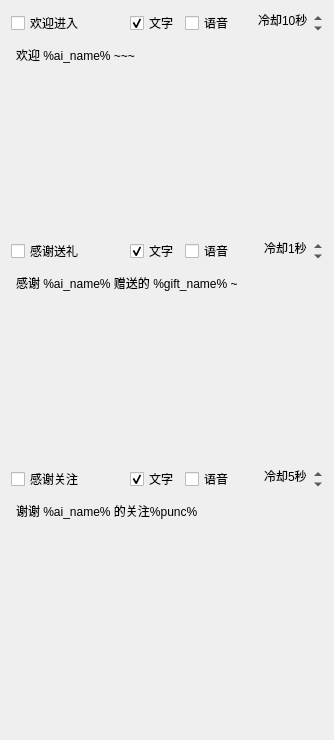
      <widget class="QWidget" name="tab_4">
       <attribute name="title">
        <string>答谢</string>
       </attribute>
       <layout class="QVBoxLayout" name="verticalLayout_5">
        <item>
         <layout class="QHBoxLayout" name="horizontalLayout_15">
          <property name="topMargin">
           <number>0</number>
          </property>
          <item>
           <widget class="QCheckBox" name="autoSendWelcomeCheck">
            <property name="toolTip">
             <string>&lt;html&gt;&lt;head/&gt;&lt;body&gt;&lt;p&gt;自动发送欢迎观众进入直播间的弹幕（除非在冷却）&lt;/p&gt;&lt;p&gt;内容采用下方的随机一行句子（建议每行不超过20字）&lt;/p&gt;&lt;/body&gt;&lt;/html&gt;</string>
            </property>
            <property name="text">
             <string>欢迎进入</string>
            </property>
           </widget>
          </item>
          <item>
           <spacer name="horizontalSpacer_3">
            <property name="orientation">
             <enum>Qt::Horizontal</enum>
            </property>
            <property name="sizeHint" stdset="0">
             <size>
              <width>40</width>
              <height>20</height>
             </size>
            </property>
           </spacer>
          </item>
          <item>
           <widget class="QCheckBox" name="sendWelcomeTextCheck">
            <property name="text">
             <string>文字</string>
            </property>
            <property name="checked">
             <bool>true</bool>
            </property>
           </widget>
          </item>
          <item>
           <widget class="QCheckBox" name="sendWelcomeVoiceCheck">
            <property name="text">
             <string>语音</string>
            </property>
           </widget>
          </item>
          <item>
           <widget class="QSpinBox" name="sendWelcomeCDSpin">
            <property name="contextMenuPolicy">
             <enum>Qt::NoContextMenu</enum>
            </property>
            <property name="toolTip">
             <string>&lt;html&gt;&lt;head/&gt;&lt;body&gt;&lt;p&gt;连续两次自动发送弹幕的冷却时间&lt;/p&gt;&lt;p&gt;在此期间会无视进入直播间、送礼等&lt;/p&gt;&lt;p&gt;建议调高，避免被B站冻结发言&lt;/p&gt;&lt;/body&gt;&lt;/html&gt;</string>
            </property>
            <property name="styleSheet">
             <string notr="true">background: transparent;</string>
            </property>
            <property name="frame">
             <bool>false</bool>
            </property>
            <property name="alignment">
             <set>Qt::AlignRight|Qt::AlignTrailing|Qt::AlignVCenter</set>
            </property>
            <property name="suffix">
             <string>秒</string>
            </property>
            <property name="prefix">
             <string>冷却</string>
            </property>
            <property name="minimum">
             <number>1</number>
            </property>
            <property name="maximum">
             <number>600</number>
            </property>
            <property name="singleStep">
             <number>5</number>
            </property>
            <property name="value">
             <number>10</number>
            </property>
           </widget>
          </item>
         </layout>
        </item>
        <item>
         <widget class="ConditionEditor" name="autoWelcomeWordsEdit">
          <property name="toolTip">
           <string/>
          </property>
          <property name="styleSheet">
           <string notr="true">QPlainTextEdit
{
	background: transparent;
}</string>
          </property>
          <property name="plainText">
           <string>欢迎 %ai_name% ~~~</string>
          </property>
          <property name="placeholderText">
           <string>欢迎语，多行随机发送一行</string>
          </property>
         </widget>
        </item>
        <item>
         <layout class="QHBoxLayout" name="horizontalLayout_16">
          <property name="topMargin">
           <number>0</number>
          </property>
          <item>
           <widget class="QCheckBox" name="autoSendGiftCheck">
            <property name="toolTip">
             <string>&lt;html&gt;&lt;head/&gt;&lt;body&gt;&lt;p&gt;自动发送感谢送礼的弹幕&lt;/p&gt;&lt;p&gt;内容采用下方的随机一行句子（建议每行不超过20字）&lt;/p&gt;&lt;/body&gt;&lt;/html&gt;</string>
            </property>
            <property name="text">
             <string>感谢送礼</string>
            </property>
           </widget>
          </item>
          <item>
           <spacer name="horizontalSpacer_4">
            <property name="orientation">
             <enum>Qt::Horizontal</enum>
            </property>
            <property name="sizeHint" stdset="0">
             <size>
              <width>40</width>
              <height>20</height>
             </size>
            </property>
           </spacer>
          </item>
          <item>
           <widget class="QCheckBox" name="sendGiftTextCheck">
            <property name="text">
             <string>文字</string>
            </property>
            <property name="checked">
             <bool>true</bool>
            </property>
           </widget>
          </item>
          <item>
           <widget class="QCheckBox" name="sendGiftVoiceCheck">
            <property name="text">
             <string>语音</string>
            </property>
           </widget>
          </item>
          <item>
           <widget class="QSpinBox" name="sendGiftCDSpin">
            <property name="contextMenuPolicy">
             <enum>Qt::NoContextMenu</enum>
            </property>
            <property name="styleSheet">
             <string notr="true">QSpinBox
{
	background: transparent;
}</string>
            </property>
            <property name="frame">
             <bool>false</bool>
            </property>
            <property name="alignment">
             <set>Qt::AlignRight|Qt::AlignTrailing|Qt::AlignVCenter</set>
            </property>
            <property name="suffix">
             <string>秒</string>
            </property>
            <property name="prefix">
             <string>冷却</string>
            </property>
            <property name="minimum">
             <number>1</number>
            </property>
            <property name="maximum">
             <number>600</number>
            </property>
            <property name="singleStep">
             <number>10</number>
            </property>
           </widget>
          </item>
         </layout>
        </item>
        <item>
         <widget class="ConditionEditor" name="autoThankWordsEdit">
          <property name="toolTip">
           <string/>
          </property>
          <property name="styleSheet">
           <string notr="true">QPlainTextEdit
{
	background: transparent;
}</string>
          </property>
          <property name="plainText">
           <string>感谢 %ai_name% 赠送的 %gift_name% ~</string>
          </property>
          <property name="placeholderText">
           <string>欢迎语，多行随机发送一行</string>
          </property>
         </widget>
        </item>
        <item>
         <layout class="QHBoxLayout" name="horizontalLayout_17">
          <property name="topMargin">
           <number>0</number>
          </property>
          <item>
           <widget class="QCheckBox" name="autoSendAttentionCheck">
            <property name="text">
             <string>感谢关注</string>
            </property>
           </widget>
          </item>
          <item>
           <spacer name="horizontalSpacer_5">
            <property name="orientation">
             <enum>Qt::Horizontal</enum>
            </property>
            <property name="sizeHint" stdset="0">
             <size>
              <width>40</width>
              <height>20</height>
             </size>
            </property>
           </spacer>
          </item>
          <item>
           <widget class="QCheckBox" name="sendAttentionTextCheck">
            <property name="text">
             <string>文字</string>
            </property>
            <property name="checked">
             <bool>true</bool>
            </property>
           </widget>
          </item>
          <item>
           <widget class="QCheckBox" name="sendAttentionVoiceCheck">
            <property name="text">
             <string>语音</string>
            </property>
           </widget>
          </item>
          <item>
           <widget class="QSpinBox" name="sendAttentionCDSpin">
            <property name="contextMenuPolicy">
             <enum>Qt::NoContextMenu</enum>
            </property>
            <property name="styleSheet">
             <string notr="true">QSpinBox
{
	background: transparent;
}</string>
            </property>
            <property name="frame">
             <bool>false</bool>
            </property>
            <property name="alignment">
             <set>Qt::AlignRight|Qt::AlignTrailing|Qt::AlignVCenter</set>
            </property>
            <property name="suffix">
             <string>秒</string>
            </property>
            <property name="prefix">
             <string>冷却</string>
            </property>
            <property name="minimum">
             <number>1</number>
            </property>
            <property name="maximum">
             <number>600</number>
            </property>
            <property name="singleStep">
             <number>1</number>
            </property>
            <property name="value">
             <number>5</number>
            </property>
           </widget>
          </item>
         </layout>
        </item>
        <item>
         <widget class="ConditionEditor" name="autoAttentionWordsEdit">
          <property name="toolTip">
           <string/>
          </property>
          <property name="styleSheet">
           <string notr="true">QPlainTextEdit
{
	background: transparent;
}</string>
          </property>
          <property name="plainText">
           <string>谢谢 %ai_name% 的关注%punc%</string>
          </property>
         </widget>
        </item>
        <item>
         <spacer name="verticalSpacer_3">
          <property name="orientation">
           <enum>Qt::Vertical</enum>
          </property>
          <property name="sizeHint" stdset="0">
           <size>
            <width>20</width>
            <height>40</height>
           </size>
          </property>
         </spacer>
        </item>
       </layout>
      </widget>
